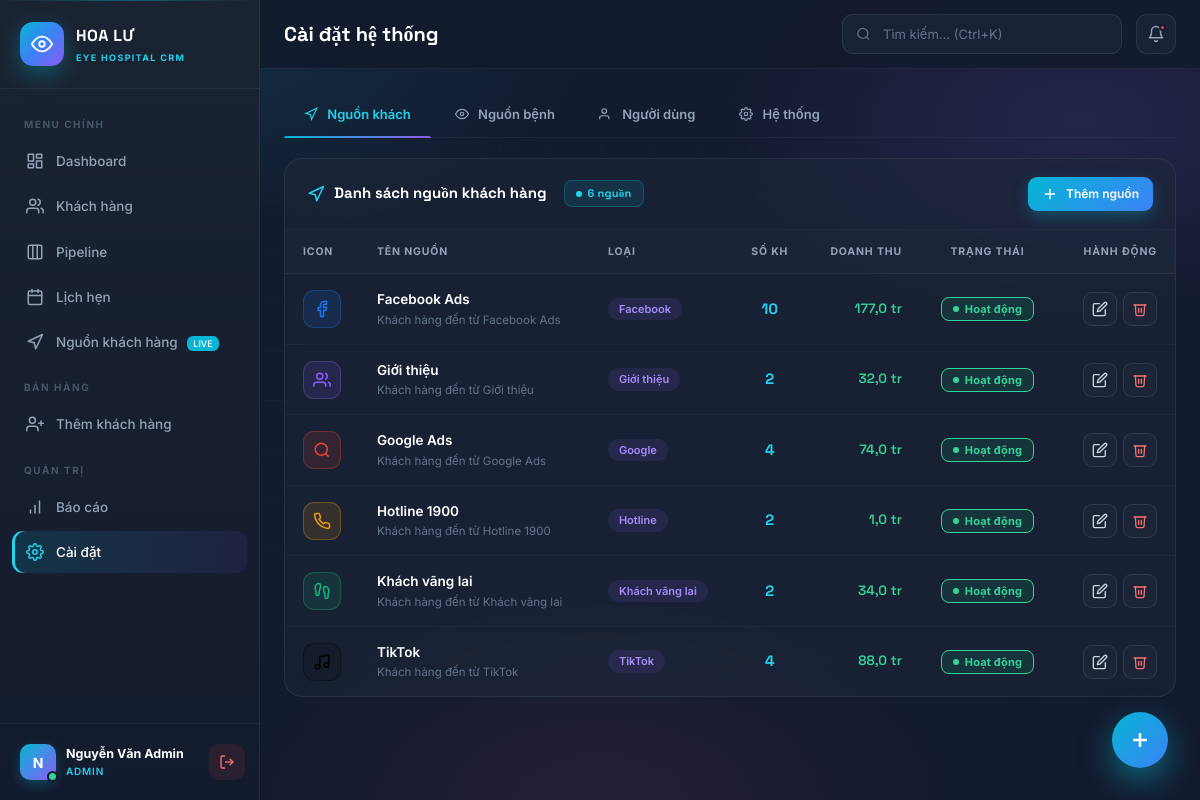
Screenshot of /public/index.php?c=setting (signed in) with the database file from the repository.
### tables this page shows
CREATE TABLE `users` (
  `id` int(11) NOT NULL,
  `full_name` varchar(100) NOT NULL,
  `email` varchar(150) NOT NULL,
  `phone` varchar(20) DEFAULT NULL,
  `password` varchar(255) NOT NULL,
  `role` enum('admin','manager','sales','cskh') DEFAULT 'sales',
  `team` varchar(50) DEFAULT NULL,
  `kpi_target` decimal(15,0) DEFAULT 0,
  `is_active` tinyint(1) DEFAULT 1,
  `last_login` datetime DEFAULT NULL,
  `created_at` timestamp NOT NULL DEFAULT current_timestamp()
);

CREATE TABLE `sources` (
  `id` int(11) NOT NULL,
  `external_id` int(11) DEFAULT NULL,
  `external_source` varchar(50) DEFAULT NULL,
  `name` varchar(100) NOT NULL,
  `icon` varchar(50) DEFAULT 'globe',
  `color` varchar(20) DEFAULT '#06b6d4',
  `type` enum('facebook','google','tiktok','walkin','referral','hotline','other') DEFAULT 'other',
  `category` varchar(100) DEFAULT NULL,
  `start_date` date DEFAULT NULL,
  `end_date` date DEFAULT NULL,
  `description` varchar(255) DEFAULT NULL,
  `is_active` tinyint(1) DEFAULT 1
);

### app/views/settings/index.php (the view, shortened to what the rows shown need)
<?php
$pageTitle = 'Cài đặt hệ thống';
include __DIR__ . '/../layouts/header.php';
$typeLabels = [
  'facebook' => 'Facebook', 'google' => 'Google', 'tiktok' => 'TikTok',
  'walkin'   => 'Khách vãng lai', 'referral' => 'Giới thiệu',
  'hotline'  => 'Hotline', 'other' => 'Khác',
];
?>
<div class="tab-content" id="tab-sources">
  <div class="card gsap-fade">
    <div class="tbl-wrap">
      <table class="tbl">
        <thead>
          <tr>
            <th style="width:60px;">Icon</th>
            <th>Tên nguồn</th>
            <th>Loại</th>
            <th style="text-align:center;">Số KH</th>
            <th style="text-align:right;">Doanh thu</th>
            <th style="text-align:center;">Trạng thái</th>
            <th style="width:120px;text-align:right;">Hành động</th>
          </tr>
        </thead>
        <tbody>
          <?php foreach ($sources as $s):
            $stat = $sourceStatsMap[$s['id']] ?? ['total' => 0, 'revenue' => 0];
          ?>
          <tr data-source-id="<?= $s['id'] ?>">
            <td>
              <div style="width:38px;height:38px;border-radius:11px;background:<?= Helper::e($s['color']) ?>20;border:1px solid <?= Helper::e($s['color']) ?>50;display:flex;align-items:center;justify-content:center;">
                <svg viewBox="0 0 24 24" style="width:18px;height:18px;stroke:<?= Helper::e($s['color']) ?>;fill:none;stroke-width:2;">
                  <?php if ($s['icon'] === 'facebook'): ?>
                    <path d="M18 2h-3a5 5 0 0 0-5 5v3H7v4h3v8h4v-8h3l1-4h-4V7a1 1 0 0 1 1-1h3z"/>
                  <?php elseif ($s['icon'] === 'search'): ?>
                    <circle cx="11" cy="11" r="8"/><path d="m21 21-4.35-4.35"/>
                  <?php elseif ($s['icon'] === 'music'): ?>
                    <path d="M9 18V5l12-2v13"/><circle cx="6" cy="18" r="3"/><circle cx="18" cy="16" r="3"/>
                  <?php elseif ($s['icon'] === 'phone'): ?>
                    <path d="M22 16.92v3a2 2 0 0 1-2.18 2 19.79 19.79 0 0 1-8.63-3.07 19.5 19.5 0 0 1-6-6 19.79 19.79 0 0 1-3.07-8.67A2 2 0 0 1 4.11 2h3a2 2 0 0 1 2 1.72 12.84 12.84 0 0 0 .7 2.81 2 2 0 0 1-.45 2.11L8.09 9.91a16 16 0 0 0 6 6l1.27-1.27a2 2 0 0 1 2.11-.45 12.84 12.84 0 0 0 2.81.7A2 2 0 0 1 22 16.92z"/>
                  <?php elseif ($s['icon'] === 'footprints'): ?>
                    <path d="M4 16v-2.38C4 11.5 2.97 10.5 3 8c.03-2.72 1.49-6 4.5-6C9.37 2 10 3.8 10 5.5c0 3.11-2 5.66-2 8.68V16a2 2 0 1 1-4 0Z"/><path d="M20 20v-2.38c0-2.12 1.03-3.12 1-5.62-.03-2.72-1.49-6-4.5-6C14.63 6 14 7.8 14 9.5c0 3.11 2 5.66 2 8.68V20a2 2 0 1 0 4 0Z"/>
                  <?php elseif ($s['icon'] === 'users'): ?>
                    <path d="M17 21v-2a4 4 0 0 0-4-4H5a4 4 0 0 0-4 4v2"/><circle cx="9" cy="7" r="4"/><path d="M23 21v-2a4 4 0 0 0-3-3.87"/><path d="M16 3.13a4 4 0 0 1 0 7.75"/>
                  <?php else: ?>
                    <circle cx="12" cy="12" r="10"/><path d="M2 12h20"/><path d="M12 2a15.3 15.3 0 0 1 4 10 15.3 15.3 0 0 1-4 10 15.3 15.3 0 0 1-4-10 15.3 15.3 0 0 1 4-10z"/>
                  <?php endif; ?>
                </svg>
              </div>
            </td>
            <td>
              <div style="font-weight:600;color:#fff;"><?= Helper::e($s['name']) ?></div>
              <?php if (!empty($s['description'])): ?>
                <div style="font-size:11.5px;color:#64748b;margin-top:2px;"><?= Helper::e($s['description']) ?></div>
              <?php endif; ?>
            </td>
            <td><span class="tag"><?= $typeLabels[$s['type']] ?? $s['type'] ?></span></td>
            <td style="text-align:center;">
              <strong style="color:#22d3ee;font-family:'Space Grotesk';font-size:15px;"><?= $stat['total'] ?></strong>
            </td>
            <td style="text-align:right;font-family:'Space Grotesk';font-weight:600;color:#34d399;">
              <?= Helper::money($stat['revenue']) ?>
            </td>
            <td style="text-align:center;">
              <button class="badge <?= $s['is_active'] ? 'badge-surgery' : 'badge-lost' ?>"
                      style="cursor:pointer;border:1px solid;"
                      onclick="toggleSource(<?= $s['id'] ?>, this)"
                      data-tip="Click để <?= $s['is_active'] ? 'tắt' : 'bật' ?>">
                <span class="bdot"></span><?= $s['is_active'] ? 'Hoạt động' : 'Tắt' ?>
              </button>
            </td>
            <td style="text-align:right;">
              <div style="display:flex;gap:6px;justify-content:flex-end;">
                <button class="btn btn-ghost btn-icon" onclick='openSourceModal(<?= json_encode($s, JSON_HEX_APOS) ?>)' data-tip="Sửa">
                  <svg viewBox="0 0 24 24"><path d="M11 4H4a2 2 0 0 0-2 2v14a2 2 0 0 0 2 2h14a2 2 0 0 0 2-2v-7"/><path d="M18.5 2.5a2.121 2.121 0 0 1 3 3L12 15l-4 1 1-4 9.5-9.5z"/></svg>
                </button>
                <button class="btn btn-ghost btn-icon" style="color:#f87171;" onclick="deleteSource(<?= $s['id'] ?>, '<?= Helper::e($s['name']) ?>')" data-tip="Xóa">
                  <svg viewBox="0 0 24 24"><polyline points="3 6 5 6 21 6"/><path d="M19 6l-1 14a2 2 0 0 1-2 2H8a2 2 0 0 1-2-2L5 6"/><path d="M10 11v6M14 11v6"/></svg>
                </button>
              </div>
            </td>
          </tr>
          <?php endforeach; ?>
        </tbody>
      </table>
    </div>
  </div>
</div>
<?php include __DIR__ . '/../layouts/footer.php'; ?>

### app/views/layouts/header.php (shortened to what the rows shown need)
<?php
$user = Auth::user();
$initials = $user ? mb_substr($user['full_name'], 0, 1) : '?';
?>
<!DOCTYPE html>
<html lang="vi">
<head>
</head>
<body>
  <div class="app">
    <aside class="sb" id="sb">
      <div class="sb-foot">
        <div class="sb-user">
          <div class="sb-ava"><?= $initials ?></div>
          <div class="sb-user-info">
            <strong><?= Helper::e($user['full_name']) ?></strong>
            <small><?= $user['role'] ?></small>
          </div>
        </div>
      </div>
    </aside>
    <main class="main">
      <header class="top">
        <h1 class="top-title"><?= Helper::e($pageTitle ?? 'Dashboard') ?></h1>
      </header>
      <div class="body">

### rows the page displays
users: full_name "N", full_name "Nguyễn Văn Admin", role "ADMIN"
sources: name "Facebook Ads", description "Khách hàng đến từ Facebook Ads", type "Facebook", total "10", revenue "177,0 tr", is_active "Hoạt động"
sources: name "Giới thiệu", description "Khách hàng đến từ Giới thiệu", type "Giới thiệu", total "2", revenue "32,0 tr", is_active "Hoạt động"
sources: name "Google Ads", description "Khách hàng đến từ Google Ads", type "Google", total "4", revenue "74,0 tr", is_active "Hoạt động"
sources: name "Hotline 1900", description "Khách hàng đến từ Hotline 1900", type "Hotline", total "2", revenue "1,0 tr", is_active "Hoạt động"
sources: name "Khách vãng lai", description "Khách hàng đến từ Khách vãng lai", type "Khách vãng lai", total "2", revenue "34,0 tr", is_active "Hoạt động"
sources: name "TikTok", description "Khách hàng đến từ TikTok", type "TikTok", total "4", revenue "88,0 tr", is_active "Hoạt động"

### other values shown
Helper::e($pageTitle ?? 'Dashboard') "Cài đặt hệ thống"
count($sources) "6"
